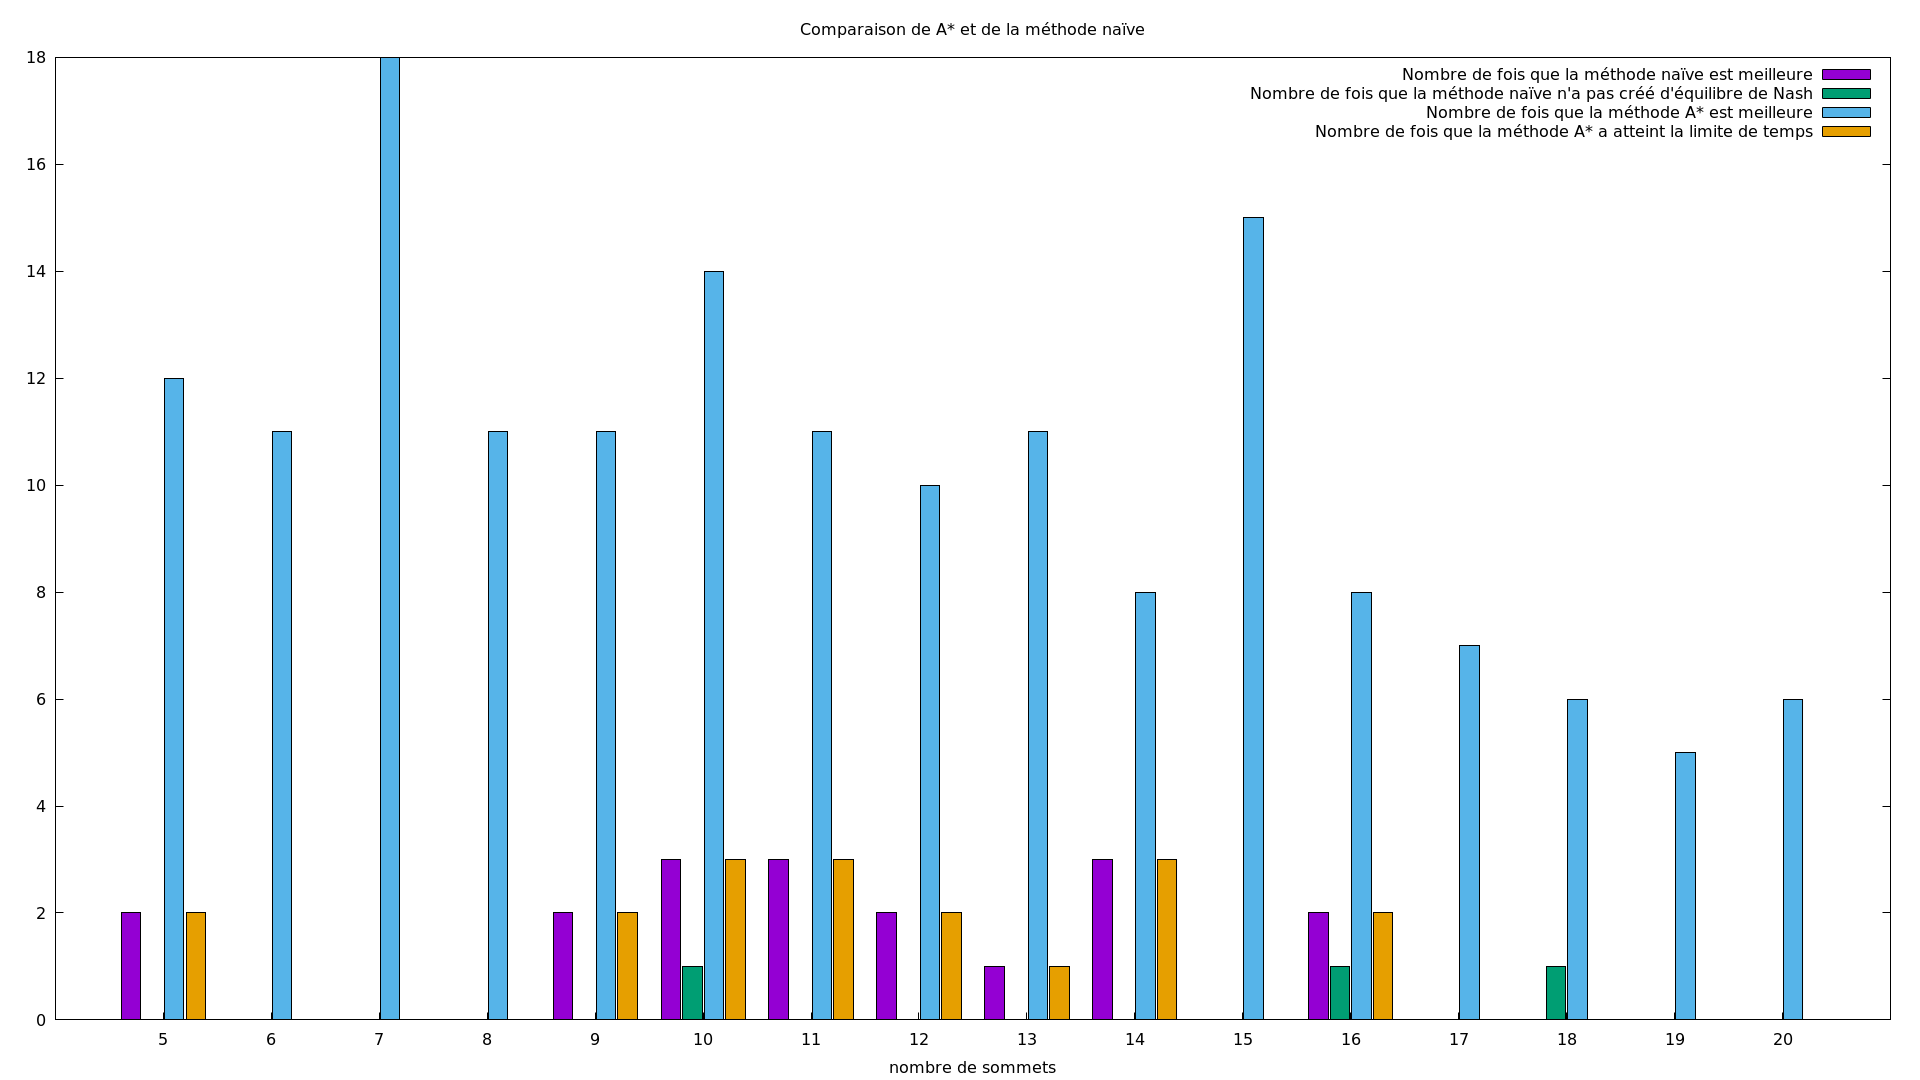

Recreate this plot in gnuplot.
set terminal pngcairo size 1920,1080
set output "randomVSBestFirstSearch.png"

set title "Comparaison de A* et de la méthode naïve"

set xtics 1 nomirror

set xlabel "nombre de sommets"

set style data histogram
set style histogram cluster gap 1
set style fill solid border -1
set boxwidth 0.9

plot 'randomVSBestFirstSearch.data' using 2:xtic(1) title 'Nombre de fois que la méthode naïve est meilleure',\
    '' using 5:xtic(1) title "Nombre de fois que la méthode naïve n'a pas créé d'équilibre de Nash",\
    '' using 3:xtic(1) title 'Nombre de fois que la méthode A* est meilleure',\
    '' using 4:xtic(1) title "Nombre de fois que la méthode A* a atteint la limite de temps"